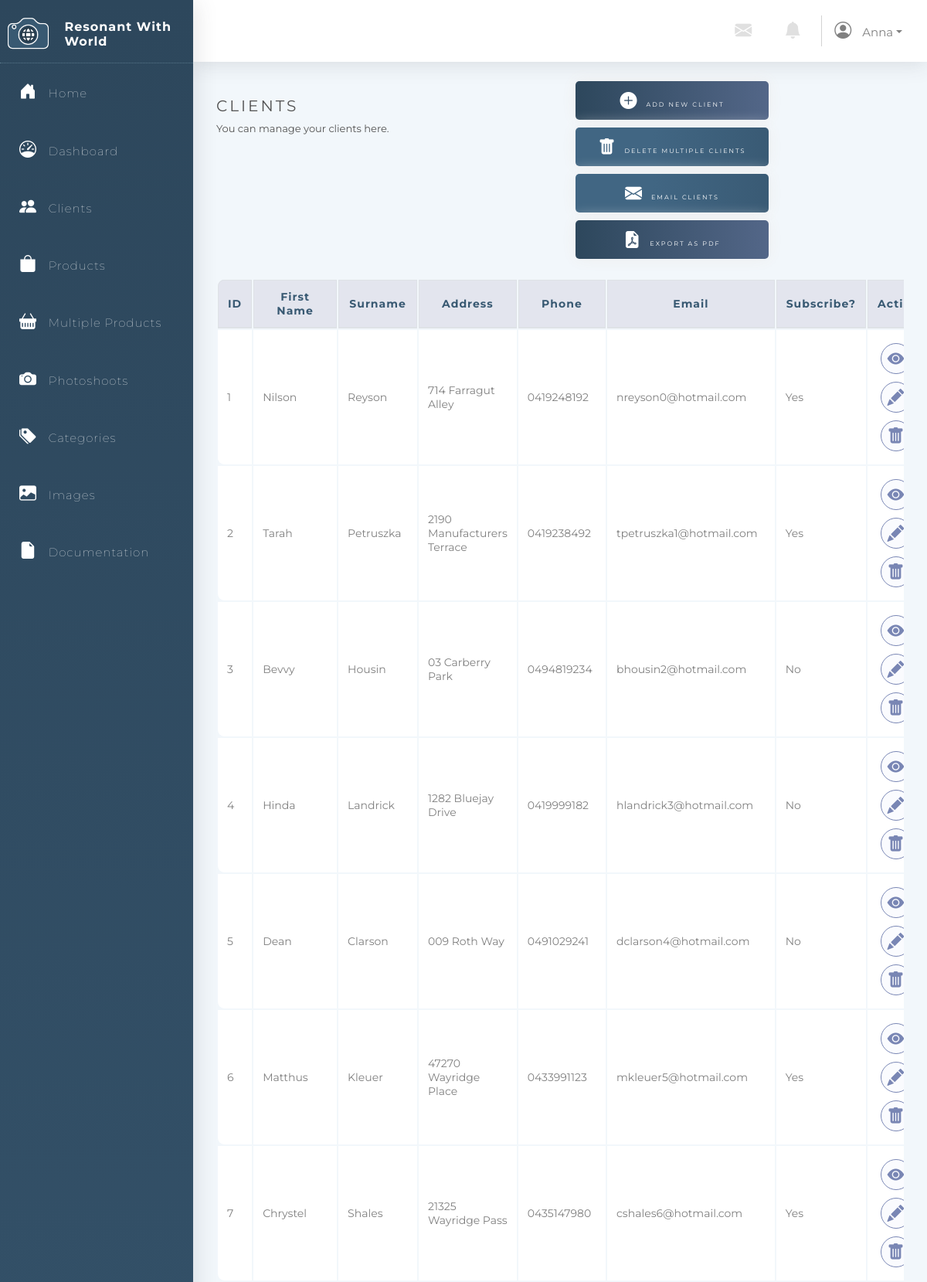
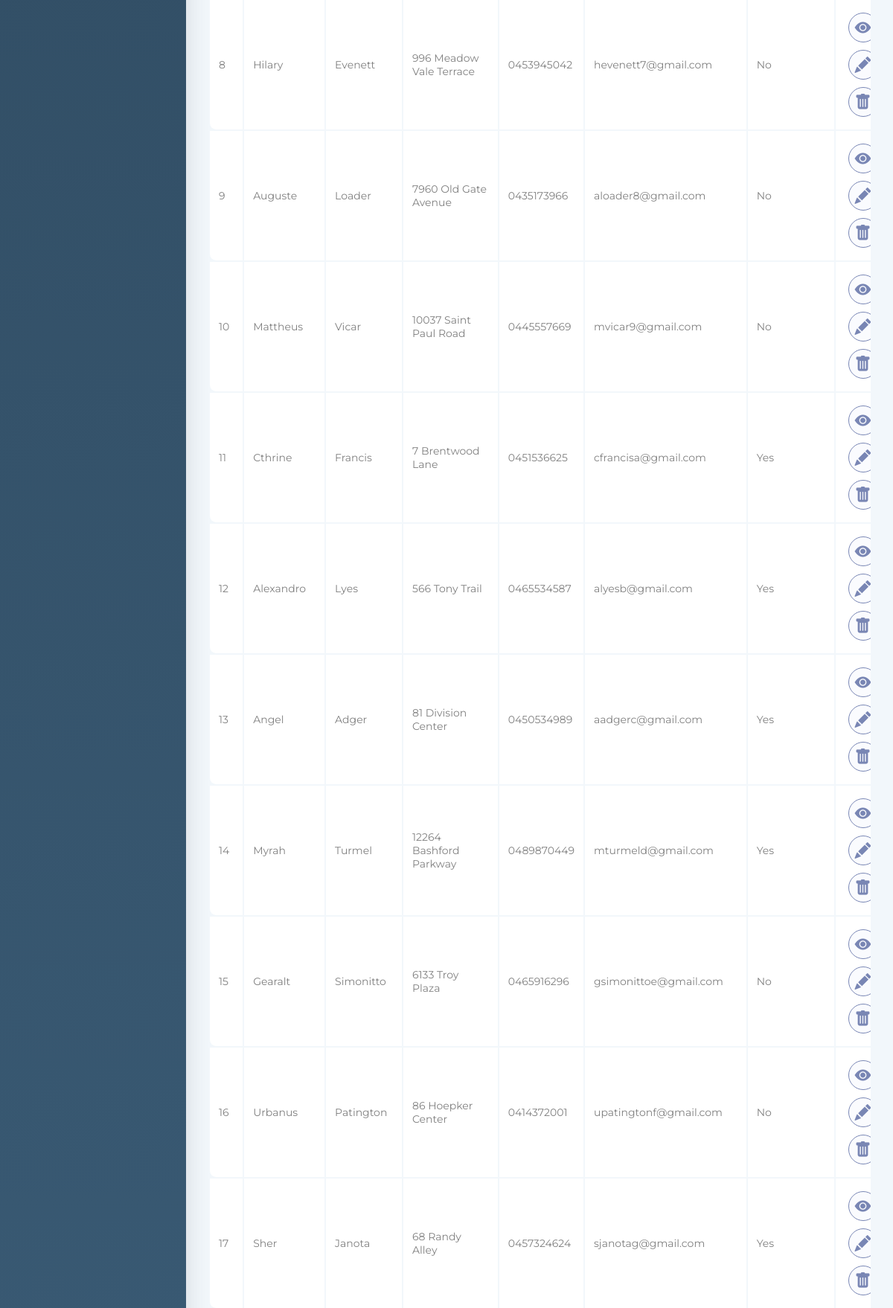
The app's page /Clients/index.php (signed in, upper part) with its own data (2 pictures, top to bottom).
### tables this page shows
CREATE TABLE `User` (
                        `User_ID` int(11) NOT NULL auto_increment,
                        `Username` varchar(64) NOT NULL,
                        `Email` varchar(64) NOT NULL UNIQUE KEY,
                        `Password` varchar(64) NOT NULL,
                        PRIMARY KEY (`User_ID`)
);

CREATE TABLE `Client` (
                          `Client_ID` int(11) auto_increment NOT NULL,
                          `Client_FirstName` varchar(64) NOT NULL,
                          `Client_Surname` varchar(64) NOT NULL,
                          `Client_Address` varchar(64) NOT NULL,
                          `Client_Phone` varchar(64) NOT NULL,
                          `Client_Email` varchar(64) NOT NULL,
                          `Client_Subscribed` boolean NULL,
                          `Client_Other_Information` varchar(256) NULL,
                          PRIMARY KEY(`Client_ID`)
);

### Menu/connection.php (called while the page is built, shortened)
<?php
$db_host = "localhost";
$db_username = "fit2104";
$db_passwd = "fit2104";
$db_name = "fit2104_assignment2";
$dsn = "mysql:host=$db_host;dbname=$db_name";
$dbh = new PDO($dsn, $db_username, $db_passwd);
$PAGE_ALLOWGUEST = isset($PAGE_ALLOWGUEST) ? $PAGE_ALLOWGUEST : false;
if (!isset($PAGE_ID) || $PAGE_ID !== 'login') {
    if (!isset($_SESSION['user_id'])) {
        $_SESSION['referer'] = $_SERVER['PHP_SELF'];
        if (!$PAGE_ALLOWGUEST) {
            header("Location: /Login");
            exit();
        }
    } else {
        $user_stmt = $dbh->prepare("SELECT * FROM `User` WHERE `User_ID` = ?");
        if ($user_stmt->execute([$_SESSION['user_id']]) && $user_stmt->rowCount() == 1) {
            $user = $user_stmt->fetchObject();
            $PAGE_USERNAME = $user->Username;
        } else {
            session_destroy();
            header("Location: login.php?action=error&message=" . urlencode('It seems your account is being invalidated. Please contact administrator for more information.'));
            exit();
        }
    }
}
?>

### Clients/index.php (the view, shortened to what this page needs)
<html lang="en">
<head>
    <link rel="stylesheet" type="text/css" href="../Styles/style.css"/>
    <link rel="stylesheet" href="https://stackpath.bootstrapcdn.com/bootstrap/4.3.1/css/bootstrap.min.css"
>
    <link rel="stylesheet" href="https://cdn.jsdelivr.net/npm/bootstrap-icons@1.5.0/font/bootstrap-icons.css">
</head>
<body>
<?php include('../Menu/menu.php'); ?>
<div class="container">
    <div class="row">
        <div class="col-sm">
            <h1>Clients</h1>
            <p class="description">You can manage your clients here.</p>
        </div>
        <div class="col-sm">
            <button class="add-button" onclick="window.location='./Clients/insertClients.php'"><span
                        class="icon-button left-align"><i class="bi bi-plus-circle-fill"></i></span>Add New Client
            </button>
            <button class="delete-selected-button" onclick="window.location='./Clients/deleteSelectedClients.php'"><i
                        class="bi bi-trash-fill"></i>Delete Multiple Clients
            </button>
            <br/>
            <button class="delete-selected-button" onclick="window.location='./Clients/email.php'"><i
                        class="bi bi-envelope-fill"></i>Email Clients
            </button>
            <button class="add-button" onclick="window.location='./Clients/pdf.php'"><i class="bi bi-file-earmark-pdf-fill"></i>Export as PDF
            </button>
        </div>
    </div>
    <?php
    global $dbh;
    $stmt = $dbh->prepare("SELECT * FROM `Client`");
    $stmt->execute();
    ?>
    <div class=" table-responsive">
        <table class="table table-bordered responsive table-condensed">
            <thead>
            <tr>
                <th style="width:5%"  scope="col">ID</th>
                <th style="width:5%"  scope="col">First Name</th>
                <th scope="col">Surname</th>
                <th scope="col">Address</th>
                <th style="width:5%" scope="col">Phone</th>
                <th style="width:10%"scope="col">Email</th>
                <th style="width:5%" scope="col">Subscribe?</th>
                <th style="width:20%" scope="col">Actions</th>
            </tr>
            </thead>
            <?php
            function yesNo($n)
            {
                return $n == 1 ? 'Yes' : 'No';
            }
            while ($row = $stmt->fetchObject()): ?>
            <tbody>
            <tr>
                <td style="width:5%" > <?php echo $row->Client_ID; ?> </td>
                <td style="width:5%" ><?php echo $row->Client_FirstName; ?> </td>
                <td><?php echo $row->Client_Surname; ?> </td>
                <td><?php echo $row->Client_Address; ?> </td>
                <td style="width:5%" ><?php echo $row->Client_Phone; ?> </td>
                <td style="width:10%"><?php echo $row->Client_Email; ?> </td>
                <td style="width:5%"><?php echo yesNo($row->Client_Subscribed); ?> </td>
                <td style="width:20%">
                    <button type="button" class="action-button" data-toggle="tooltip" data-placement="top" title="View"
                            onclick="window.location='./Clients/viewClients.php?id=<?= $row->Client_ID ?>'"><i
                                class="center bi bi-eye-fill"></i></button>
                    <button class="action-button" data-toggle="tooltip" data-placement="top" title="Update"
                            onclick="window.location='./Clients/updateClients.php?id=<?= $row->Client_ID ?>'"><i
                                class="center bi bi-pencil-fill"></i></button>
                    <button class="action-button" data-toggle="tooltip" data-placement="top" title="Delete"
                            onclick="window.location='./Clients/deleteClients.php?id=<?= $row->Client_ID ?>'"><i
                                class="center bi bi-trash-fill"></i></button>
                </td>
                <?php endwhile;
                ?>
            </tr>
            </tbody>
        </table>
    </div>
</div>
</body>
</html>

### Menu/menu.php (shortened to what this page needs)
<?php
include("connection.php");
?>
<html lang="en">
<head>
    <link rel="stylesheet" type="text/css" href="../Styles/style.css"/>
    <link rel="stylesheet" href="https://stackpath.bootstrapcdn.com/bootstrap/4.3.1/css/bootstrap.min.css"
>
    <link rel="stylesheet" href="https://cdn.jsdelivr.net/npm/bootstrap-icons@1.5.0/font/bootstrap-icons.css">
</head>
<body>
<div class="sidebar-container">
    <div class="sidebar-logo d-flex justify-content-center">
        <img class="logo " src="../Images/Logo.png"/>
        <br/>
        <h3 class="company-name">Resonant With World</h3>
    </div>
    <ul class="sidebar-navigation">
        <li>
            <a href="/index.php">
                <i class="bi bi-house-door-fill" aria-hidden="true"></i> Home
            </a>
        </li>
        <li>
            <a href="/dashboard.php">
                <i class="bi bi-speedometer"></i> Dashboard
            </a>
        </li>
        <li>
            <a href="/Clients">
                <i class="bi bi-people-fill" aria-hidden="true"></i> Clients
            </a>
        </li>
        <li>
            <a href="/Products">
                <i class="bi bi-bag-fill" aria-hidden="true"></i> Products
            </a>
        </li>
        <li>
            <a href="/Products/multipleProducts.php">
                <i class="bi bi-basket-fill" aria-hidden="true"></i> Multiple Products
            </a>
        </li>
        <li>
            <a href="/Photoshoots">
                <i class="bi bi-camera-fill" aria-hidden="true"></i> Photoshoots
            </a>
        </li>
        <li>
            <a href="/Categories">
                <i class="bi bi-tags-fill" aria-hidden="true"></i> Categories
            </a>
        </li>
        <li>
            <a href="/Images">
                <i class="bi bi-image-fill" aria-hidden="true"></i> Images
            </a>
        </li>
        <li>
            <a href="/Documentation">
                <i class="bi bi-file-earmark-fill" aria-hidden="true"></i> Documentation
            </a>
        </li>
    </ul>
</div>
<div class="content-container">
    <nav class="bg-white">
        <div class="navbar-brand d-flex justify-content-end">
            <a href="#" class="nav-link icon"> <i class="bi bi-envelope-fill"></i></a>
            <a href="#" class="nav-link icon"> <i class="bi bi-bell-fill"></i></a>
            <div class="nav-item dropdown">
                <a href="#" class="nav-link dropdown-toggle topbar-text" data-toggle="dropdown"><i
                            class="bi bi-person-circle"></i>
                    <?php echo $PAGE_USERNAME ?></a>
            </div>
        </div>
    </nav>
    <div class="container-fluid">
</body>
</html>

### Styles/style.css (style rules this page uses)
* { font-family: Montserrat, sans-serif !important; }
html, body { min-height: 100%; background: #f2f7fb; }
.container { min-height: 70vh!important; }
.sidebar-container { position: fixed; width: 250px; height: 100%; left: 0; overflow-x: hidden; display: block; overflow-y: auto; background: linear-gradient(180deg, #2d475c 0%, #416683 100%); color: #fff; font-family: Montserrat, sans-serif; letter-spacing: 1px; font-weight: 100; box-shadow: 0.15rem 0.15rem 1.75rem 0 rgba(58, 59, 69, 0.15); z-index: 3 !important; transition: all 0.5s; }
.sidebar-logo { padding: 20px 10px 10px 10px; border-bottom: 1px dotted rgba(173, 216, 230, 0.329); }
.company-name { font-size: 16px; font-weight: bold; padding-left: 20px; padding-top: 5px; }
.logo { height: 50px; }
i { font-size: 22px; margin-right: 10px; }
.sidebar-navigation { padding: 0; margin: 0; list-style-type: none; position: relative; }
.sidebar-navigation li { position: relative; display: inline-block; width: 100%; line-height: 20px; }
.sidebar-navigation li a { padding: 25px; font-size: 15px; display: block; color: #fff; }
.sidebar-navigation li::before { background: linear-gradient(90deg, #7986b4 0%, #416683 100%); position: absolute; content: ""; height: 100%; left: 0; top: 0; -webkit-transition: width 0.2s ease-in; transition: width 0.2s ease-in; width: 1px; margin-left: -1px; z-index: -1; }
nav { box-shadow: 0 0.15rem 1.75rem 0 rgba(58, 59, 69, 0.15); height: 80px; padding-top: 15px; z-index: 1 !important; }
.icon { color: #e0e0e0; }
.topbar-text { color: grey; font-size: 15px; }
.content-container { padding: 0 0 0 250px; margin: 0; color: #535353; font-family: Montserrat, sans-serif; background: #f2f7fb; height: 100%; }
h1 { font-weight: 400 !important; font-size: 20px !important; text-transform: uppercase; letter-spacing: 3px; margin-top: 25px !important; }
.row { margin-top: 20px !important; }
ul { list-style-type: none; }
table { border: none !important; border-collapse: separate !important; margin-bottom: 350px; margin-top: 20px; }
th, td { padding: 1px; vertical-align: middle !important; }
thead tr:first-child th:first-child { border-radius: 0.6em 0 0 0; }
thead tr:first-child th:last-child { border-radius: 0 0.6em 0 0; }
tbody tr:last-child td:first-child { border-radius: 0 0 0 0.6em; }
tbody tr:last-child td:last-child { border-radius: 0 0 0.6em 0; }
th { width: 20px !important; }
thead { font-size: 14px !important; font-weight: 600; letter-spacing: 1px; color: #385972; padding-top: 0 !important; background: #e3e5ee; text-align: center; }
td { background: white !important; border: none !important; color: grey; font-size: 14px !important; padding: 5px; }
.add-button { background-image: linear-gradient( to right, #2d475c 0%, #7986b4 100%, #416683 100% ); }
.add-button { margin: 5px; width: 250px; height: 50px; text-align: center; text-transform: uppercase; transition: 0.5s; letter-spacing: 2px; font-size: 8px; background-size: 200% auto; color: white; box-shadow: 0 0 20px #eee; border-radius: 5px; border: none !important; }
.delete-selected-button { background-image: linear-gradient( to right, #416683 20%, #2d475c 100%, #7986b4 100% ); }
.delete-selected-button { margin: 5px; height: 50px; width: 250px; text-align: center; text-transform: uppercase; transition: 0.5s; letter-spacing: 2px; font-size: 8px; background-size: 200% auto; color: white; box-shadow: 0 0 20px #eee; border-radius: 5px; border: none !important; }
.action-button { border: none; border: 1px solid #7986b4; background: rgba(202, 210, 238, 0.1); color: #7986b4; width: 40px; height: 40px; font-size: 10px; padding: 5px; letter-spacing: 1px; transition: all 0.5s; z-index: 300!important; border-radius: 100%; text-align: center; margin: 5px; }
.action-button i { width: 15px; height: 15px; }
.center { margin-right: 0!important; }
.description { font-size: 13px; }

### records on screen
user: Username "Anna"
client: Client_ID "1", Client_FirstName "Nilson", Client_Surname "Reyson", Client_Address "714 Farragut Alley", Client_Phone "0419248192", Client_Email "nreyson0@hotmail.com", Client_Subscribed "Yes"
client: Client_ID "2", Client_FirstName "Tarah", Client_Surname "Petruszka", Client_Address "2190 Manufacturers Terrace", Client_Phone "0419238492", Client_Email "tpetruszka1@hotmail.com", Client_Subscribed "Yes"
client: Client_ID "3", Client_FirstName "Bevvy", Client_Surname "Housin", Client_Address "03 Carberry Park", Client_Phone "0494819234", Client_Email "bhousin2@hotmail.com", Client_Subscribed "No"
client: Client_ID "4", Client_FirstName "Hinda", Client_Surname "Landrick", Client_Address "1282 Bluejay Drive", Client_Phone "0419999182", Client_Email "hlandrick3@hotmail.com", Client_Subscribed "No"
client: Client_ID "5", Client_FirstName "Dean", Client_Surname "Clarson", Client_Address "009 Roth Way", Client_Phone "0491029241", Client_Email "dclarson4@hotmail.com", Client_Subscribed "No"
client: Client_ID "6", Client_FirstName "Matthus", Client_Surname "Kleuer", Client_Address "47270 Wayridge Place", Client_Phone "0433991123", Client_Email "mkleuer5@hotmail.com", Client_Subscribed "Yes"
client: Client_ID "7", Client_FirstName "Chrystel", Client_Surname "Shales", Client_Address "21325 Wayridge Pass", Client_Phone "0435147980", Client_Email "cshales6@hotmail.com", Client_Subscribed "Yes"
client: Client_ID "8", Client_FirstName "Hilary", Client_Surname "Evenett", Client_Address "996 Meadow Vale Terrace", Client_Phone "0453945042", Client_Email "hevenett7@gmail.com", Client_Subscribed "No"
client: Client_ID "9", Client_FirstName "Auguste", Client_Surname "Loader", Client_Address "7960 Old Gate Avenue", Client_Phone "0435173966", Client_Email "aloader8@gmail.com", Client_Subscribed "No"
client: Client_ID "10", Client_FirstName "Mattheus", Client_Surname "Vicar", Client_Address "10037 Saint Paul Road", Client_Phone "0445557669", Client_Email "mvicar9@gmail.com", Client_Subscribed "No"
client: Client_ID "11", Client_FirstName "Cthrine", Client_Surname "Francis", Client_Address "7 Brentwood Lane", Client_Phone "0451536625", Client_Email "cfrancisa@gmail.com", Client_Subscribed "Yes"
client: Client_ID "12", Client_FirstName "Alexandro", Client_Surname "Lyes", Client_Address "566 Tony Trail", Client_Phone "0465534587", Client_Email "alyesb@gmail.com", Client_Subscribed "Yes"
client: Client_ID "13", Client_FirstName "Angel", Client_Surname "Adger", Client_Address "81 Division Center", Client_Phone "0450534989", Client_Email "aadgerc@gmail.com", Client_Subscribed "Yes"
client: Client_ID "14", Client_FirstName "Myrah", Client_Surname "Turmel", Client_Address "12264 Bashford Parkway", Client_Phone "0489870449", Client_Email "mturmeld@gmail.com", Client_Subscribed "Yes"
client: Client_ID "15", Client_FirstName "Gearalt", Client_Surname "Simonitto", Client_Address "6133 Troy Plaza", Client_Phone "0465916296", Client_Email "gsimonittoe@gmail.com", Client_Subscribed "No"
client: Client_ID "16", Client_FirstName "Urbanus", Client_Surname "Patington", Client_Address "86 Hoepker Center", Client_Phone "0414372001", Client_Email "upatingtonf@gmail.com", Client_Subscribed "No"
client: Client_ID "17", Client_FirstName "Sher", Client_Surname "Janota", Client_Address "68 Randy Alley", Client_Phone "0457324624", Client_Email "sjanotag@gmail.com", Client_Subscribed "Yes"
